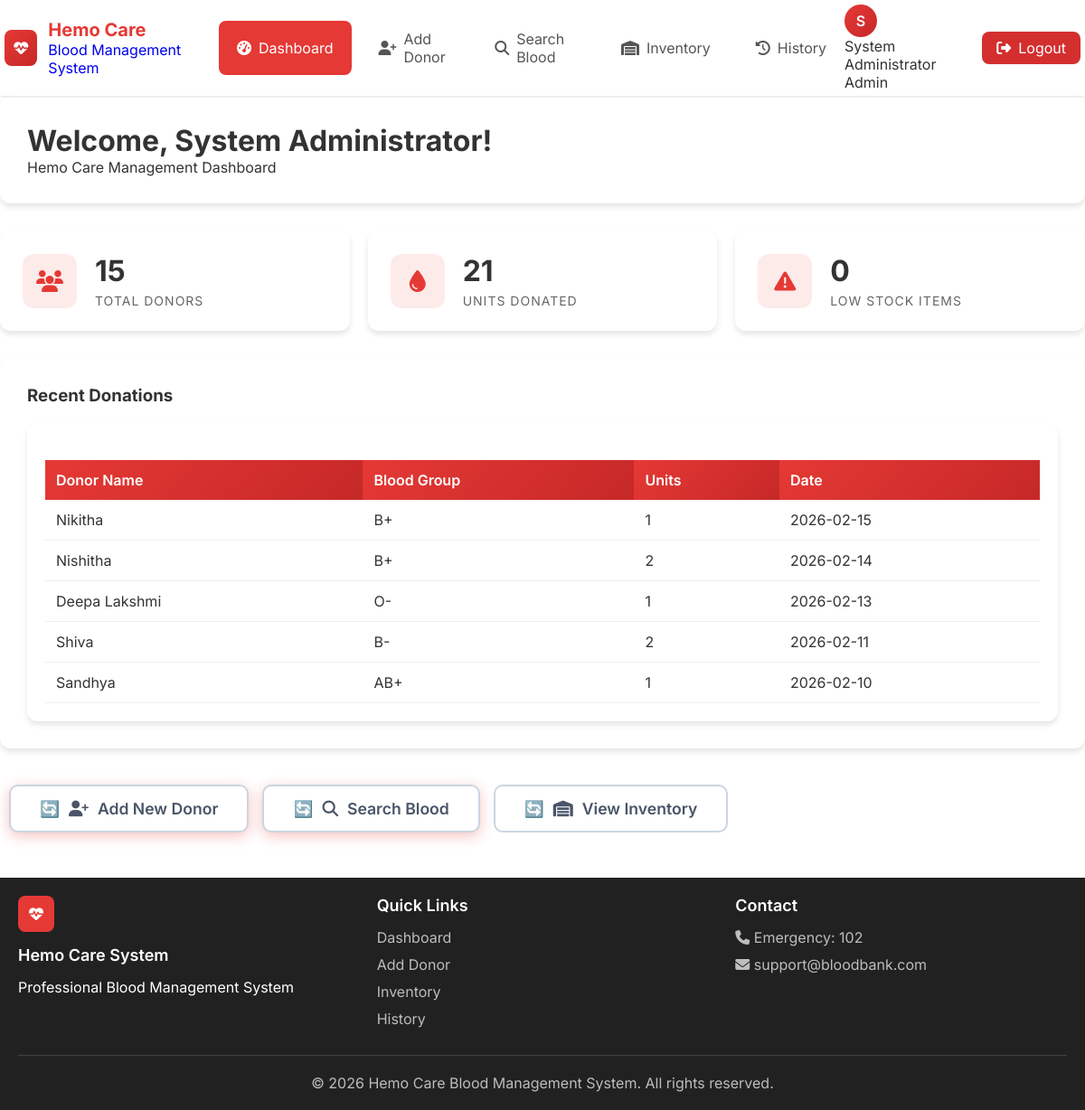
The app's page /dashboard (signed in) with its own data.
### tables this page shows
CREATE TABLE donation_history (
                id INTEGER PRIMARY KEY AUTOINCREMENT,
                donation_id TEXT UNIQUE NOT NULL,
                donor_id TEXT NOT NULL,
                donor_name TEXT NOT NULL,
                blood_group TEXT NOT NULL,
                units_donated INTEGER NOT NULL,
                donation_date DATE NOT NULL,
                expiry_date DATE,
                received_by TEXT,
                test_result TEXT DEFAULT 'Passed',
                notes TEXT,
                created_at TIMESTAMP DEFAULT CURRENT_TIMESTAMP
            );

### app.py (the view)
@app.route('/dashboard')
@login_required
def dashboard():
    conn = get_db()
    total_donors = conn.execute('SELECT COUNT(*) FROM donors').fetchone()[0] or 0
    total_donations_result = conn.execute('SELECT SUM(units_donated) FROM donation_history').fetchone()
    total_donations = total_donations_result[0] if total_donations_result and total_donations_result[0] else 0
    low_stock = conn.execute('SELECT COUNT(*) FROM inventory WHERE status = "Low Stock"').fetchone()[0] or 0
    recent_donations = conn.execute('''
        SELECT donor_name, blood_group, units_donated, donation_date
        FROM donation_history
        ORDER BY donation_date DESC
        LIMIT 5
    ''').fetchall()
    upcoming_expiries = conn.execute('''
        SELECT blood_group, COUNT(*) as expiring_units
        FROM donation_history
        WHERE expiry_date BETWEEN DATE('now') AND DATE('now', '+7 days')
        GROUP BY blood_group
    ''').fetchall()
    conn.close()
    return render_template('dashboard.html',
                         name=session['user_name'],
                         role=session['user_role'],
                         total_donors=total_donors,
                         total_donations=total_donations,
                         low_stock=low_stock,
                         recent_donations=recent_donations,
                         upcoming_expiries=upcoming_expiries)

### app.py (called while the page is built)
def login_required(f):
    @wraps(f)
    def decorated_function(*args, **kwargs):
        if 'user_id' not in session:
            flash('Please login to access this page', 'warning')
            return redirect(url_for('login'))
        return f(*args, **kwargs)
    return decorated_function

def get_db():
    db = getattr(g, '_database', None)
    if db is None:
        db = g._database = sqlite3.connect(DATABASE, timeout=10)
        db.execute('PRAGMA journal_mode=WAL')
        db.row_factory = sqlite3.Row
    return db

### templates/dashboard.html (shortened to what this page needs)
{% extends "base.html" %}
{% block content %}
<div class="dashboard-header">
    <h1>Welcome, {{ name }}!</h1>
    <p>Hemo Care Management Dashboard</p>
</div>
<div class="stats-grid">
    <div class="stat-card">
        <div class="stat-icon">
            <i class="fas fa-users"></i>
        </div>
        <div class="stat-content">
            <h3>{{ total_donors }}</h3>
            <p>Total Donors</p>
        </div>
    </div>
    <div class="stat-card">
        <div class="stat-icon">
            <i class="fas fa-tint"></i>
        </div>
        <div class="stat-content">
            <h3>{{ total_donations }}</h3>
            <p>Units Donated</p>
        </div>
    </div>
    <div class="stat-card">
        <div class="stat-icon">
            <i class="fas fa-exclamation-triangle"></i>
        </div>
        <div class="stat-content">
            <h3>{{ low_stock }}</h3>
            <p>Low Stock Items</p>
        </div>
    </div>
</div>
<div style="background: white; border-radius: var(--radius-lg); padding: 30px; margin: 30px 0; box-shadow: var(--shadow-md);">
    <h3 style="margin-bottom: 20px;">Recent Donations</h3>
    {% if recent_donations %}
    <div class="table-container">
        <table class="data-table">
            <thead>
                <tr>
                    <th>Donor Name</th>
                    <th>Blood Group</th>
                    <th>Units</th>
                    <th>Date</th>
                </tr>
            </thead>
            <tbody>
                {% for donation in recent_donations %}
                <tr>
                    <td>{{ donation.donor_name }}</td>
                    <td>{{ donation.blood_group }}</td>
                    <td>{{ donation.units_donated }}</td>
                    <td>{{ donation.donation_date }}</td>
                </tr>
                {% endfor %}
            </tbody>
        </table>
    </div>
    {% else %}
    <p>No donations yet.</p>
    {% endif %}
</div>
<div style="display: flex; gap: 15px; margin-top: 30px; padding: 10px;">
    <a href="{{ url_for('add_donor') }}" class="btn btn-primary">
        <i class="fas fa-user-plus"></i> Add New Donor
    </a>
    <a href="{{ url_for('search_blood') }}" class="btn btn-primary">
        <i class="fas fa-search"></i> Search Blood
    </a>
    <a href="{{ url_for('inventory') }}" class="btn">
        <i class="fas fa-warehouse"></i> View Inventory
    </a>
</div>
{% endblock %}

### templates/base.html (shortened to what this page needs)
<!DOCTYPE html>
<html lang="en">
<head>
    <link rel="stylesheet" href="{{ url_for('static', filename='style.css') }}">
    <link rel="stylesheet" href="https://cdnjs.cloudflare.com/ajax/libs/font-awesome/6.4.0/css/all.min.css">
</head>
<body class="page-wrapper">
    {% if session.get('user_id') %}
    <nav class="navbar" id="navbar">
        <div class="container navbar-container">
            <a href="{{ url_for('dashboard') }}" class="navbar-brand">
                <div class="brand-logo">
                    <i class="fas fa-heartbeat"></i>
                </div>
                <div class="brand-text">
                    <div class="brand-title">Hemo Care</div>
                    <div class="brand-subtitle">Blood Management System</div>
                </div>
            </a>
            <div class="nav-menu">
                <a href="{{ url_for('dashboard') }}" class="nav-item {% if request.endpoint == 'dashboard' %}active{% endif %}">
                    <i class="fas fa-tachometer-alt"></i>
                    <span>Dashboard</span>
                </a>
                <a href="{{ url_for('add_donor') }}" class="nav-item {% if request.endpoint == 'add_donor' %}active{% endif %}">
                    <i class="fas fa-user-plus"></i>
                    <span>Add Donor</span>
                </a>
                <a href="{{ url_for('search_blood') }}" class="nav-item {% if request.endpoint == 'search_blood' %}active{% endif %}">
                    <i class="fas fa-search"></i>
                    <span>Search Blood</span>
                </a>
                <a href="{{ url_for('inventory') }}" class="nav-item {% if request.endpoint == 'inventory' %}active{% endif %}">
                    <i class="fas fa-warehouse"></i>
                    <span>Inventory</span>
                </a>
                <a href="{{ url_for('history') }}" class="nav-item {% if request.endpoint == 'history' %}active{% endif %}">
                    <i class="fas fa-history"></i>
                    <span>History</span>
                </a>
            </div>
            <div class="user-menu">
                <div class="user-profile">
                    <div class="user-avatar">
                        {{ session.get('user_name', 'U')[0] }}
                    </div>
                    <div class="user-info">
                        <div class="user-name">{{ session.get('user_name', 'User') }}</div>
                        <div class="user-role">{{ session.get('user_role', 'staff')|title }}</div>
                    </div>
                </div>
                <a href="{{ url_for('logout') }}" class="logout-btn">
                    <i class="fas fa-sign-out-alt"></i>
                    <span>Logout</span>
                </a>
            </div>
        </div>
    </nav>
    {% endif %}
    <main class="main-content">
        <div class="container">
            {% block content %}{% endblock %}
        </div>
    </main>
    {% if session.get('user_id') %}
    <footer class="footer">
        <div class="container">
            <div class="footer-content">
                <div>
                    <div class="footer-logo">
                        <i class="fas fa-heartbeat"></i>
                    </div>
                    <h3 class="footer-title">Hemo Care System</h3>
                    <p>Professional Blood Management System</p>
                </div>
                <div>
                    <h3 class="footer-title">Quick Links</h3>
                    <div class="footer-links">
                        <a href="{{ url_for('dashboard') }}">Dashboard</a>
                        <a href="{{ url_for('add_donor') }}">Add Donor</a>
                        <a href="{{ url_for('inventory') }}">Inventory</a>
                        <a href="{{ url_for('history') }}">History</a>
                    </div>
                </div>
                <div>
                    <h3 class="footer-title">Contact</h3>
                    <div class="footer-links">
                        <a><i class="fas fa-phone"></i> Emergency: 102</a>
                        <a><i class="fas fa-envelope"></i> support@bloodbank.com</a>
                    </div>
                </div>
            </div>
            <div class="footer-bottom">
                <p>&copy; 2024 Hemo Care Blood Management System. All rights reserved.</p>
            </div>
        </div>
    </footer>
    {% endif %}
</body>
</html>

### records on screen
donation_history: get "System Administrator", received_by "System Administrator", donor_name "Shiva", blood_group "B-", units_donated "2", donation_date "2026-02-11"
donation_history: donor_name "Nikitha", blood_group "B+", units_donated "1", donation_date "2026-02-15"
donation_history: donor_name "Nishitha", blood_group "B+", units_donated "2", donation_date "2026-02-14"
donation_history: donor_name "Deepa Lakshmi", blood_group "O-", units_donated "1", donation_date "2026-02-13"
donation_history: donor_name "Sandhya", blood_group "AB+", units_donated "1", donation_date "2026-02-10"

### other values on screen
{{ session.get('user_name', 'U')[0] }} "S"
{{ session.get('user_role', 'staff')|title }} "Admin"
{{ total_donors }} "15"
{{ total_donations }} "21"
{{ low_stock }} "0"
